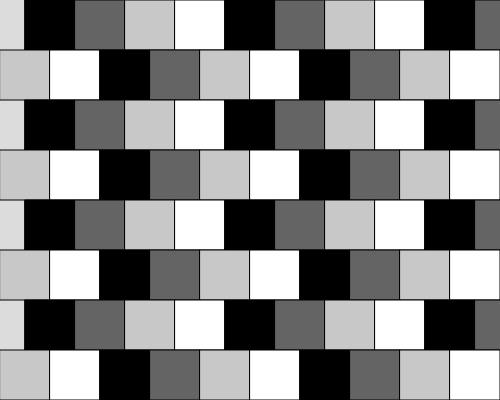
Frame 1 (no input)
Frame 60 (no input): identical to frame 1, image omitted
Frame 120 (the mouse pressed at the canvas centre since frame 60): identical to frame 1, image omitted

The p5.js sketch that drew this single still picture (run headless with seeded random() and noise() and a simulated clock; from frame 60 on, the mouse is pressed at the canvas centre):

// p5.js sketch
// ── sketch.js
let cells = [];

function setup() {
  createCanvas(500, 400);
  noFill();
  let sz = 50;

  // do 1 row at a time, going down
  for (let j = 0; j < 8; j++) {
    // do 1 row
    for (let i = 0; i < 10; i++) {
      let xpos = map(i, 0, 9, 0, width - sz);
      let ypos = map(j, 0, 7, 0, height - sz);
      let cell = {
        x: xpos,
        y: ypos,
        size: sz,
      };
      if (j % 2 === 0) {
        cell.x += sz / 2;
      }

      cells.push(cell);
    }
  }
  console.log(cells);
}

function draw() {
  background(220);

  for (let i = 0; i < cells.length; i++) {
    let c = cells[i];
    fill(255);
    if (i % 4 === 0) {
      fill(0);
    }
    if (i % 4 === 1) {
      fill(100);
    }
    if (i % 4 === 2) {
      fill(200);
    }
    rect(c.x, c.y, c.size);
  }
}
